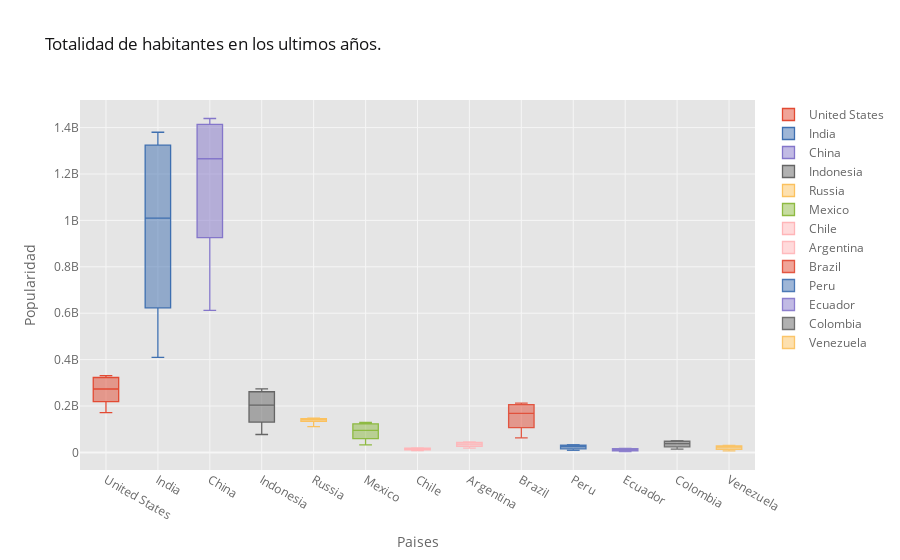

The notebook cell this image was saved under:
### Markdown cell above
4 Diagramas de caja

### Code cell
df_population.iplot(kind='box', xTitle='Paises', yTitle='Popularidad', #Titulos para el eje X y eje Y
                           title='Totalidad de habitantes en los ultimos años.')
